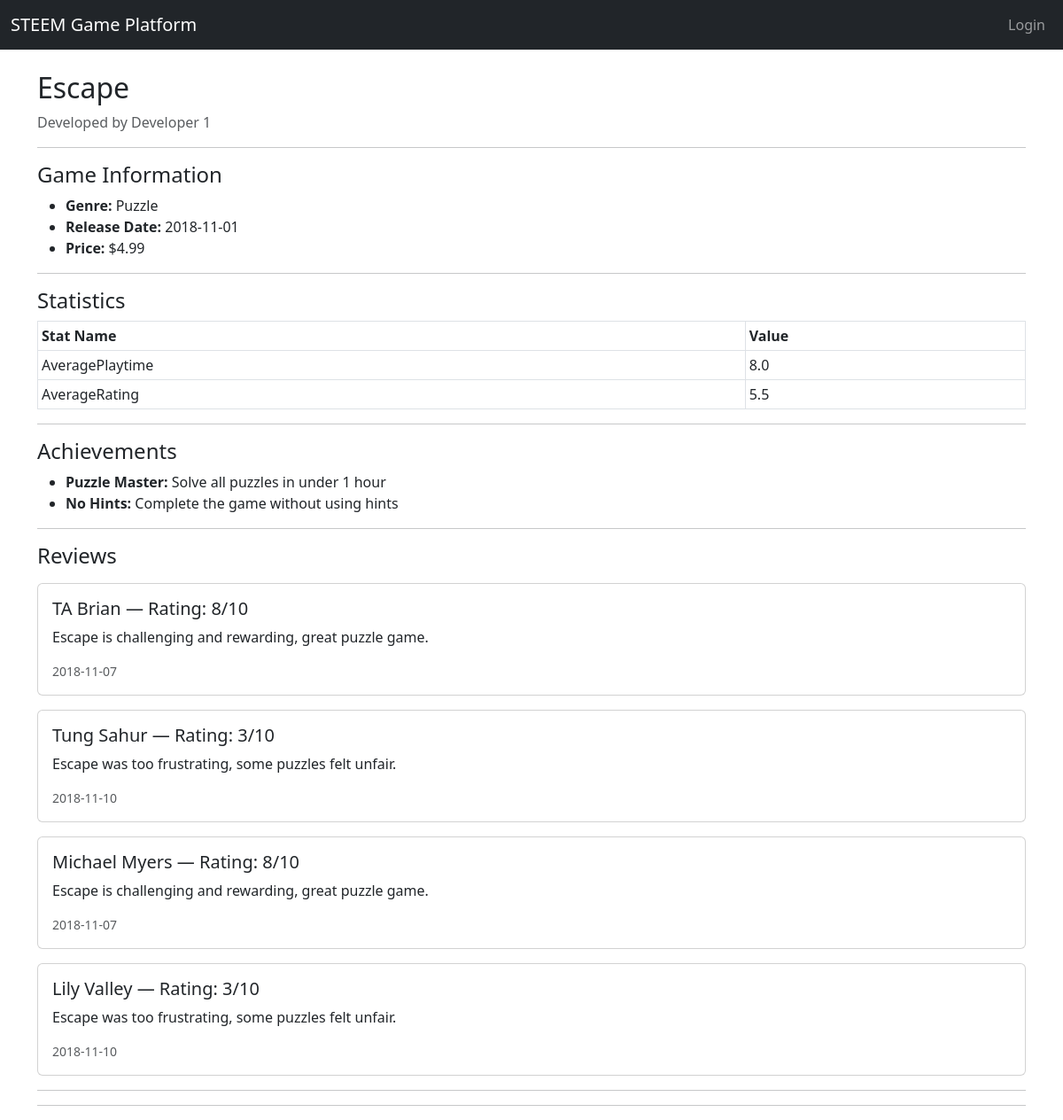
The page /game/2 on the database its author committed.
### tables this page shows
CREATE TABLE Games (
    GameID INTEGER PRIMARY KEY AUTOINCREMENT,
    Title TEXT NOT NULL,
    Genre TEXT,
    ReleaseDate DATE,
    Price REAL CHECK (Price >= 0),
    DeveloperID INTEGER,
    FOREIGN KEY (DeveloperID) REFERENCES Developers(DeveloperID)
);

CREATE TABLE Developers (
    DeveloperID INTEGER PRIMARY KEY AUTOINCREMENT,
    Name TEXT NOT NULL,
    Email TEXT UNIQUE NOT NULL,
    Password TEXT NOT NULL
);

CREATE TABLE Statistics (
    StatID INTEGER PRIMARY KEY AUTOINCREMENT,
    GameID INTEGER,
    StatName TEXT,
    StatValue REAL,
    FOREIGN KEY (GameID) REFERENCES Games(GameID)
);

CREATE TABLE Achievements (
    AchievementID INTEGER PRIMARY KEY AUTOINCREMENT,
    GameID INTEGER,
    Title TEXT NOT NULL,
    Description TEXT,
    FOREIGN KEY (GameID) REFERENCES Games(GameID)
);

CREATE TABLE Reviews (
    ReviewID INTEGER PRIMARY KEY AUTOINCREMENT,
    UserID INTEGER,
    GameID INTEGER,
    Rating INTEGER CHECK (Rating BETWEEN 1 AND 10),
    Comment TEXT,
    ReviewDate DATE,
    FOREIGN KEY (UserID) REFERENCES Users(UserID),
    FOREIGN KEY (GameID) REFERENCES Games(GameID)
);

CREATE TABLE Users (
    UserID INTEGER PRIMARY KEY AUTOINCREMENT,
    Name TEXT NOT NULL,
    Email TEXT UNIQUE NOT NULL,
    Password TEXT NOT NULL
);

### app.py (the view)
@app.route("/game/<int:game_id>")
def game_details(game_id):
    db = get_db()
    game = db.execute("""
        SELECT G.*, D.Name AS DeveloperName
        FROM Games G
        LEFT JOIN Developers D ON G.DeveloperID = D.DeveloperID
        WHERE G.GameID = ?
    """, (game_id,)).fetchone()
    if not game:
        return "Game not found.", 404
    user_has_game = False
    if session.get("role") == "user":
        owned = db.execute("""
            SELECT 1 FROM Purchases
            WHERE UserID = ? AND GameID = ?
        """, (session["user_id"], game_id)).fetchone()
        user_has_game = owned is not None
    achievements = db.execute("""
        SELECT * FROM Achievements
        WHERE GameID = ?
    """, (game_id,)).fetchall()
    reviews = db.execute("""
        SELECT
            R.UserID,
            R.Rating,
            R.Comment,
            R.ReviewDate,
            U.Name AS UserName
        FROM Reviews R
        JOIN Users U ON R.UserID = U.UserID
        WHERE R.GameID = ?
    """, (game_id,)).fetchall()
    stats = db.execute("""
        SELECT StatName, StatValue
        FROM Statistics
        WHERE GameID = ?
        AND StatName != 'AverageRating'
    """, (game_id,)).fetchall()
    avg_rating = db.execute("""
        SELECT MAX(StatValue) AS StatValue
        FROM Statistics
        WHERE GameID = ?
        AND StatName = 'AverageRating';
    """, (game_id,)).fetchone()[0]
    return render_template(
        "game_details.html",
        game=game,
        achievements=achievements,
        reviews=reviews,
        stats=stats,
        avg_rating=avg_rating,
        user_has_game=user_has_game
    )

### app.py (called while the page is built)
def get_db():
    if 'db' not in g:
        g.db = sqlite3.connect(DATABASE)
        g.db.row_factory = sqlite3.Row
    return g.db

### templates/game_details.html (shortened to what this page needs)
{% extends "layout.html" %}
{% block content %}
<h2>{{ game.Title }}</h2>
<p class="text-muted">Developed by {{ game.DeveloperName }}</p>
<hr>
<h4>Game Information</h4>
<ul>
    <li><strong>Genre:</strong> {{ game.Genre }}</li>
    <li><strong>Release Date:</strong> {{ game.ReleaseDate }}</li>
    <li><strong>Price:</strong> ${{ game.Price }}</li>
</ul>
<hr>
<h4>Statistics</h4>
<table class="table table-sm table-bordered">
    <thead>
        <tr>
            <th>Stat Name</th>
            <th>Value</th>
        </tr>
    </thead>
    <tbody>
        {% for s in stats %}
        <tr>
            <td>{{ s.StatName }}</td>
            <td>{{ s.StatValue }}</td>
        </tr>
        {% endfor %}
        <tr>
            <td>AverageRating</td>
            <td>
                {% if avg_rating %}
                    {{ avg_rating }}
                {% else %}
                    No ratings yet
                {% endif %}
            </td>
        </tr>
    </tbody>
</table>
<hr>
<h4>Achievements</h4>
<ul>
    {% for a in achievements %}
    <li><strong>{{ a.Title }}:</strong> {{ a.Description }}</li>
    {% endfor %}
</ul>
<hr>
<h4>Reviews</h4>
{% for r in reviews %}
<div class="card my-3 p-3">
    <h5>{{ r.UserName }} — Rating: {{ r.Rating }}/10</h5>
    <p>{{ r.Comment }}</p>
    <small class="text-muted">{{ r.ReviewDate }}</small>
</div>
{% endfor %}
<hr>
<hr>
{% endblock %}

### rows shown on the page
Games: Title "Escape", Genre "Puzzle", ReleaseDate "2018-11-01", Price "4.99"
Developers: DeveloperName "Developer 1"
Statistics: StatName "AveragePlaytime", StatValue "8.0"
Achievements: Title "Puzzle Master", Description "Solve all puzzles in under 1 hour"
Achievements: Title "No Hints", Description "Complete the game without using hints"
Reviews: UserName "TA Brian", Rating "8", Comment "Escape is challenging and rewarding, great puzzle game.", ReviewDate "2018-11-07"
Reviews: UserName "Tung Sahur", Rating "3", Comment "Escape was too frustrating, some puzzles felt unfair.", ReviewDate "2018-11-10"
Reviews: UserName "Michael Myers", Rating "8", Comment "Escape is challenging and rewarding, great puzzle game.", ReviewDate "2018-11-07"
Reviews: UserName "Lily Valley", Rating "3", Comment "Escape was too frustrating, some puzzles felt unfair.", ReviewDate "2018-11-10"

### other values the page prints
{{ avg_rating }} "5.5"
